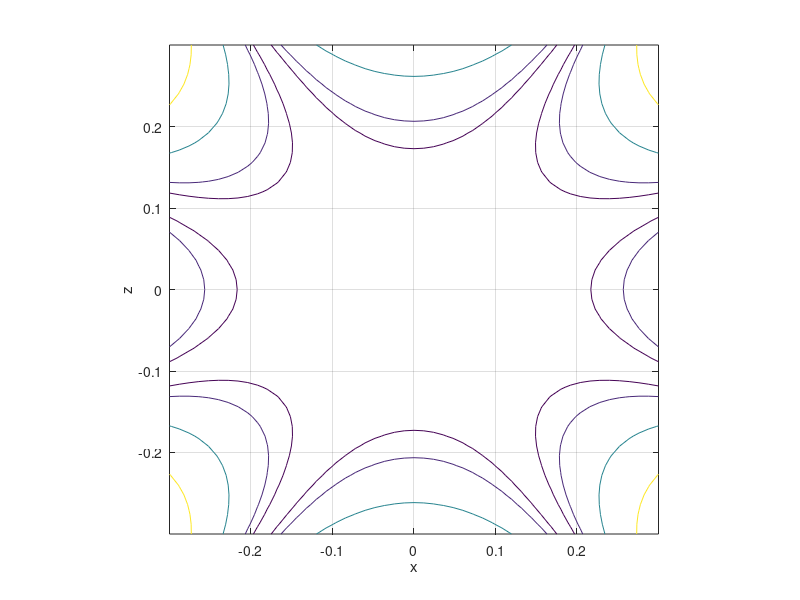
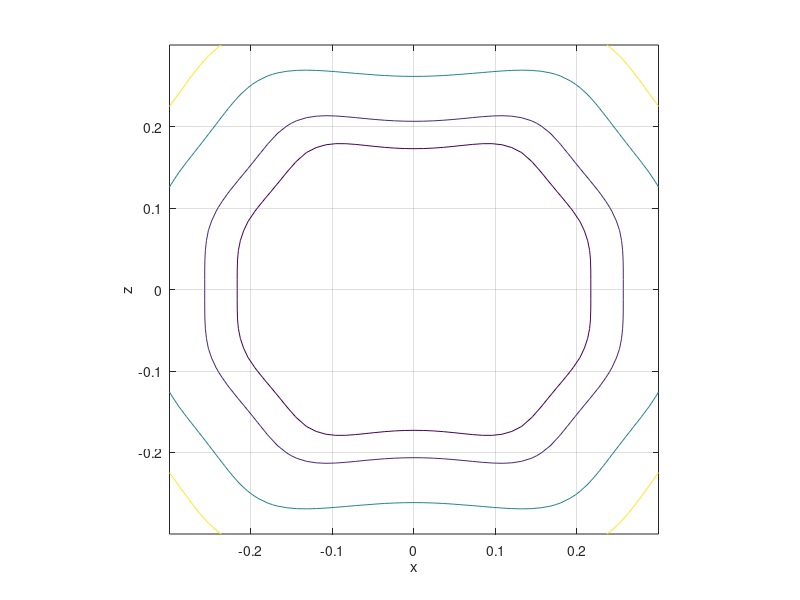

Here is the MATLAB script that generated these plots, in order:
dHz = @(al,R,x,z)R*(R-x.*cos(al))./sqrt(R^2-2*x.*R.*cos(al)+x.^2 +z.^2).^3;
dHx = @(phi,R,x,z)R*z.*cos(phi) ./sqrt(R^2-2*x.*R.*cos(phi)+x.^2 +z.^2).^3;

n = 51; x = linspace(-0.3,0.3,n); z = x;
h = 0.5; % optimal distance for Helmholtz configuration

[xx,zz] = meshgrid(x,z);
x = xx(:); z = zz(:);
Hx = zeros(size(x)); Hz = Hx;

for k = 1:length(x)
  fx = @(al)(dHx (al,1,x(k),z(k)-h) + dHx (al,1,x(k),z(k)+h) );
  Hx(k) = quad(fx,0,2*pi)/(4*pi);
  fz = @(al)(dHz(al,1,x(k),z(k)-h)+dHz(al,1,x(k),z(k)+h));
  Hz(k) = quad(fz,0,2*pi)/(4*pi);
end%for
figure(1)
HzM = reshape(Hz,n,n);
Hz0 = HzM(floor(n/2)+1,floor(n/2)+1)
relerror = abs(HzM-Hz0)/Hz0;
contour(xx,zz,relerror,[0.001,0.002,0.005,0.01])
axis('equal'); grid on
xlabel('x'); ylabel('z');

figure(2)
HxM = reshape(Hx,n,n);
Herror = sqrt(HxM.^2 + (HzM-Hz0).^2)/Hz0;
contour(xx,zz,Herror,[0.001,0.002,0.005,0.01])
axis('equal');grid on
xlabel('x'); ylabel('z');
